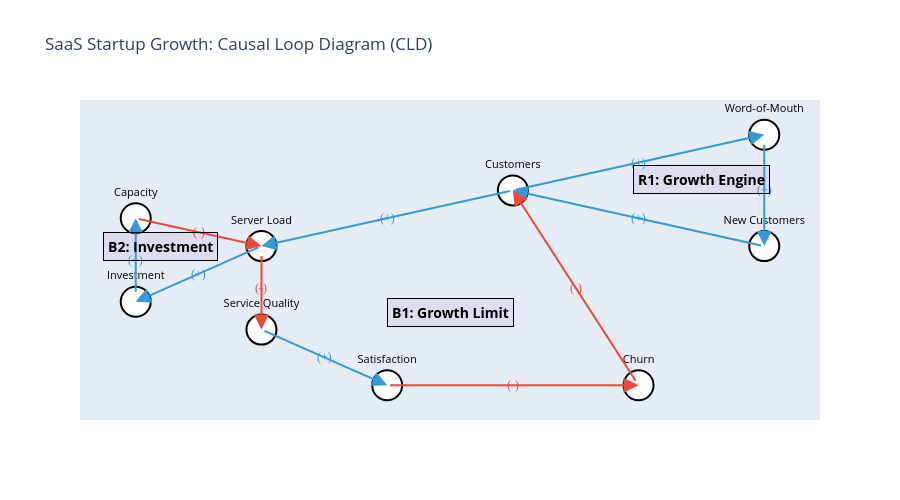

Notebook code for this chart:
### Markdown cell above
### 6.3 인과 루프 다이어그램 (CLD)

**한 줄 요약:** 시스템의 피드백 구조를 **변수와 화살표로 그린 지도**. DAG와 비슷하지만 **순환(루프)**이 허용된다.

#### CLD 표기법

| 요소 | 표기 | 의미 |
|------|------|------|
| 변수 | 텍스트 | 시스템의 상태 (고객 수, 품질 등) |
| 양의 인과 | ──→ (+) | 같은 방향으로 변화 (A↑ → B↑) |
| 음의 인과 | ──→ (-) | 반대 방향으로 변화 (A↑ → B↓) |
| 강화 루프 | R | 변화를 증폭 (눈덩이) |
| 균형 루프 | B | 변화를 억제 (온도조절기) |

**루프 유형 판별법:**
1. 루프를 한 바퀴 따라간다
2. 음의 극성(-)의 개수를 센다
3. **짝수면 R(강화), 홀수면 B(균형)**

#### CLD 예시: SaaS 스타트업의 성장과 한계

```
     [R1: 성장 엔진 — 구전으로 성장]
      고객 수 ──(+)──→ 구전 효과 ──(+)──→ 신규 고객 ──(+)──→ 고객 수 ↑

     [B1: 성장 한계 — 품질 저하로 이탈]
      고객 수 ──(+)──→ 서버 부하 ──(-)──→ 서비스 품질 ──(+)──→ 만족도
                                                                    │
      고객 수 ←──(-)── 이탈 ←──(-)──────────────────────────────────┘
```

- 초기: **R1이 우세** → 빠른 성장
- 고객이 늘면: **B1이 강해짐** → 품질 저하 → 이탈 증가
- 어느 시점에서 B1이 R1을 압도 → **성장 정체 또는 역전**

이것이 **"성장의 한계"** 패턴이다. 많은 스타트업이 이 함정에 빠진다.

### Code cell
# CLD 시각화: SaaS 스타트업 성장 모델
def draw_cld(nodes, edges, title, loop_labels=None):
    """인과 루프 다이어그램을 Plotly로 시각화
    
    Args:
        nodes: dict {name: (x, y)} 노드 위치
        edges: list of (from, to, polarity) 연결
        title: 그래프 제목
        loop_labels: list of (x, y, text) 루프 레이블
    """
    fig = go.Figure()
    
    # 엣지 그리기
    for src, tgt, polarity in edges:
        x0, y0 = nodes[src]
        x1, y1 = nodes[tgt]
        color = '#3498db' if polarity == '+' else '#e74c3c'
        dash = 'solid' if polarity == '+' else 'dash'
        
        # 화살표
        fig.add_annotation(
            x=x1, y=y1, ax=x0, ay=y0,
            xref='x', yref='y', axref='x', ayref='y',
            showarrow=True, arrowhead=2, arrowsize=1.5,
            arrowcolor=color, arrowwidth=2
        )
        
        # 극성 레이블
        mx, my = (x0 + x1) / 2, (y0 + y1) / 2
        fig.add_annotation(
            x=mx, y=my, text=f'({polarity})',
            showarrow=False, font=dict(size=12, color=color, family='Arial Black')
        )
    
    # 노드 그리기
    node_x = [pos[0] for pos in nodes.values()]
    node_y = [pos[1] for pos in nodes.values()]
    node_text = list(nodes.keys())
    
    fig.add_trace(go.Scatter(
        x=node_x, y=node_y, mode='markers+text',
        marker=dict(size=30, color='white', line=dict(width=2, color='black')),
        text=node_text, textposition='top center',
        textfont=dict(size=11, color='black'), showlegend=False
    ))
    
    # 루프 레이블
    if loop_labels:
        for lx, ly, lt in loop_labels:
            fig.add_annotation(
                x=lx, y=ly, text=f'<b>{lt}</b>',
                showarrow=False,
                font=dict(size=14, color='black'),
                bgcolor='rgba(155, 89, 182, 0.1)',
                bordercolor='black', borderwidth=1, borderpad=4
            )
    
    fig.update_layout(
        title=title, height=500,
        xaxis=dict(showgrid=False, zeroline=False, showticklabels=False),
        yaxis=dict(showgrid=False, zeroline=False, showticklabels=False)
    )
    return fig

# SaaS 스타트업 CLD
nodes = {
    'Customers': (2, 4),
    'Word-of-Mouth': (4, 5),
    'New Customers': (4, 3),
    'Server Load': (0, 3),
    'Service Quality': (0, 1.5),
    'Satisfaction': (1, 0.5),
    'Churn': (3, 0.5),
    'Investment': (-1, 2),
    'Capacity': (-1, 3.5)
}

edges = [
    # R1: Growth Engine
    ('Customers', 'Word-of-Mouth', '+'),
    ('Word-of-Mouth', 'New Customers', '+'),
    ('New Customers', 'Customers', '+'),
    # B1: Growth Limit
    ('Customers', 'Server Load', '+'),
    ('Server Load', 'Service Quality', '-'),
    ('Service Quality', 'Satisfaction', '+'),
    ('Satisfaction', 'Churn', '-'),
    ('Churn', 'Customers', '-'),
    # B2: Investment Response
    ('Server Load', 'Investment', '+'),
    ('Investment', 'Capacity', '+'),
    ('Capacity', 'Server Load', '-'),
]

loop_labels = [
    (3.5, 4.2, 'R1: Growth Engine'),
    (1.5, 1.8, 'B1: Growth Limit'),
    (-0.8, 3, 'B2: Investment')
]

fig = draw_cld(nodes, edges, 'SaaS Startup Growth: Causal Loop Diagram (CLD)', loop_labels)
fig.show()

print("💡 CLD 해석:")
print("   R1(성장 엔진): 고객 → 구전 → 신규고객 → 고객 (양의 극성만 → 강화 루프)")
print("   B1(성장 한계): 고객 → 부하 → 품질↓ → 만족↓ → 이탈↑ → 고객↓ (음의 극성 3개 → 균형 루프)")
print("   B2(투자 대응): 부하 → 투자 → 용량↑ → 부하↓ (음의 극성 1개 → 균형 루프)")
print("\n⚠️ 핵심 질문: B2(투자)가 B1(성장 한계)을 충분히 상쇄할 수 있는가?")

### Figure 1 — Plotly figure (JSON) as saved in the notebook; plotly's stock layout.template omitted (floating-point values rounded to 4 significant figures)
{"data": [{"marker": {"color": "white", "line": {"color": "black", "width": 2}, "size": 30}, "mode": "markers+text", "showlegend": false, "text": ["Customers", "Word-of-Mouth", "New Customers", "Server Load", "Service Quality", "Satisfaction", "Churn", "Investment", "Capacity"], "textfont": {"color": "black", "size": 11}, "textposition": "top center", "type": "scatter", "x": [2, 4, 4, 0, 0, 1, 3, -1, -1], "y": [4, 5, 3, 3, 1.5, 0.5, 0.5, 2, 3.5]}], "layout": {"annotations": [{"arrowcolor": "#3498db", "arrowhead": 2, "arrowsize": 1.5, "arrowwidth": 2, "ax": 2, "axref": "x", "ay": 4, "ayref": "y", "showarrow": true, "x": 4, "xref": "x", "y": 5, "yref": "y"}, {"font": {"color": "#3498db", "family": "Arial Black", "size": 12}, "showarrow": false, "text": "(+)", "x": 3, "y": 4.5}, {"arrowcolor": "#3498db", "arrowhead": 2, "arrowsize": 1.5, "arrowwidth": 2, "ax": 4, "axref": "x", "ay": 5, "ayref": "y", "showarrow": true, "x": 4, "xref": "x", "y": 3, "yref": "y"}, {"font": {"color": "#3498db", "family": "Arial Black", "size": 12}, "showarrow": false, "text": "(+)", "x": 4, "y": 4}, {"arrowcolor": "#3498db", "arrowhead": 2, "arrowsize": 1.5, "arrowwidth": 2, "ax": 4, "axref": "x", "ay": 3, "ayref": "y", "showarrow": true, "x": 2, "xref": "x", "y": 4, "yref": "y"}, {"font": {"color": "#3498db", "family": "Arial Black", "size": 12}, "showarrow": false, "text": "(+)", "x": 3, "y": 3.5}, {"arrowcolor": "#3498db", "arrowhead": 2, "arrowsize": 1.5, "arrowwidth": 2, "ax": 2, "axref": "x", "ay": 4, "ayref": "y", "showarrow": true, "x": 0, "xref": "x", "y": 3, "yref": "y"}, {"font": {"color": "#3498db", "family": "Arial Black", "size": 12}, "showarrow": false, "text": "(+)", "x": 1, "y": 3.5}, {"arrowcolor": "#e74c3c", "arrowhead": 2, "arrowsize": 1.5, "arrowwidth": 2, "ax": 0, "axref": "x", "ay": 3, "ayref": "y", "showarrow": true, "x": 0, "xref": "x", "y": 1.5, "yref": "y"}, {"font": {"color": "#e74c3c", "family": "Arial Black", "size": 12}, "showarrow": false, "text": "(-)", "x": 0, "y": 2.25}, {"arrowcolor": "#3498db", "arrowhead": 2, "arrowsize": 1.5, "arrowwidth": 2, "ax": 0, "axref": "x", "ay": 1.5, "ayref": "y", "showarrow": true, "x": 1, "xref": "x", "y": 0.5, "yref": "y"}, {"font": {"color": "#3498db", "family": "Arial Black", "size": 12}, "showarrow": false, "text": "(+)", "x": 0.5, "y": 1}, {"arrowcolor": "#e74c3c", "arrowhead": 2, "arrowsize": 1.5, "arrowwidth": 2, "ax": 1, "axref": "x", "ay": 0.5, "ayref": "y", "showarrow": true, "x": 3, "xref": "x", "y": 0.5, "yref": "y"}, {"font": {"color": "#e74c3c", "family": "Arial Black", "size": 12}, "showarrow": false, "text": "(-)", "x": 2, "y": 0.5}, {"arrowcolor": "#e74c3c", "arrowhead": 2, "arrowsize": 1.5, "arrowwidth": 2, "ax": 3, "axref": "x", "ay": 0.5, "ayref": "y", "showarrow": true, "x": 2, "xref": "x", "y": 4, "yref": "y"}, {"font": {"color": "#e74c3c", "family": "Arial Black", "size": 12}, "showarrow": false, "text": "(-)", "x": 2.5, "y": 2.25}, {"arrowcolor": "#3498db", "arrowhead": 2, "arrowsize": 1.5, "arrowwidth": 2, "ax": 0, "axref": "x", "ay": 3, "ayref": "y", "showarrow": true, "x": -1, "xref": "x", "y": 2, "yref": "y"}, {"font": {"color": "#3498db", "family": "Arial Black", "size": 12}, "showarrow": false, "text": "(+)", "x": -0.5, "y": 2.5}, {"arrowcolor": "#3498db", "arrowhead": 2, "arrowsize": 1.5, "arrowwidth": 2, "ax": -1, "axref": "x", "ay": 2, "ayref": "y", "showarrow": true, "x": -1, "xref": "x", "y": 3.5, "yref": "y"}, {"font": {"color": "#3498db", "family": "Arial Black", "size": 12}, "showarrow": false, "text": "(+)", "x": -1, "y": 2.75}, {"arrowcolor": "#e74c3c", "arrowhead": 2, "arrowsize": 1.5, "arrowwidth": 2, "ax": -1, "axref": "x", "ay": 3.5, "ayref": "y", "showarrow": true, "x": 0, "xref": "x", "y": 3, "yref": "y"}, {"font": {"color": "#e74c3c", "family": "Arial Black", "size": 12}, "showarrow": false, "text": "(-)", "x": -0.5, "y": 3.25}, {"bgcolor": "rgba(155, 89, 182, 0.1)", "bordercolor": "black", "borderpad": 4, "borderwidth": 1, "font": {"color": "black", "size": 14}, "showarrow": false, "text": "<b>R1: Growth Engine</b>", "x": 3.5, "y": 4.2}, {"bgcolor": "rgba(155, 89, 182, 0.1)", "bordercolor": "black", "borderpad": 4, "borderwidth": 1, "font": {"color": "black", "size": 14}, "showarrow": false, "text": "<b>B1: Growth Limit</b>", "x": 1.5, "y": 1.8}, {"bgcolor": "rgba(155, 89, 182, 0.1)", "bordercolor": "black", "borderpad": 4, "borderwidth": 1, "font": {"color": "black", "size": 14}, "showarrow": false, "text": "<b>B2: Investment</b>", "x": -0.8, "y": 3}], "height": 500, "title": {"text": "SaaS Startup Growth: Causal Loop Diagram (CLD)"}, "xaxis": {"showgrid": false, "showticklabels": false, "zeroline": false}, "yaxis": {"showgrid": false, "showticklabels": false, "zeroline": false}}}
